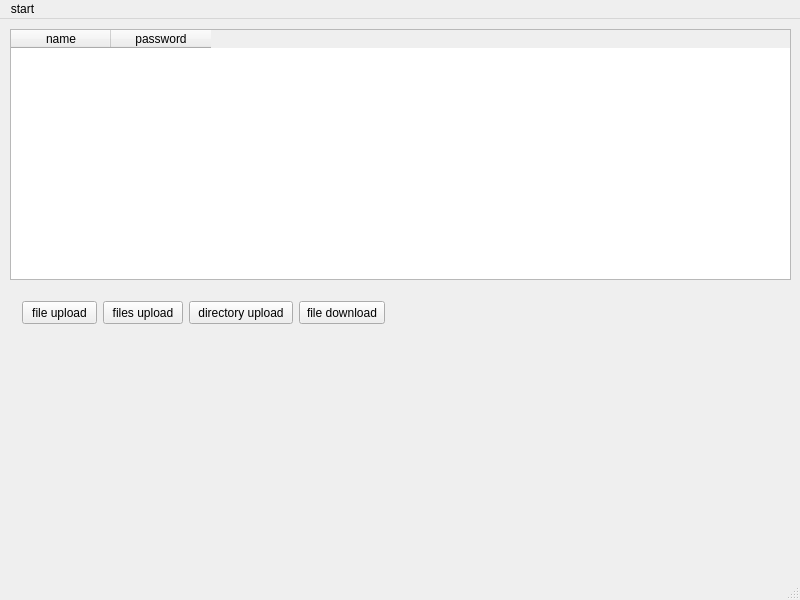
<?xml version="1.0" encoding="UTF-8"?>
<ui version="4.0">
 <class>MainWindow</class>
 <widget class="QMainWindow" name="MainWindow">
  <property name="geometry">
   <rect>
    <x>0</x>
    <y>0</y>
    <width>800</width>
    <height>600</height>
   </rect>
  </property>
  <property name="windowTitle">
   <string>MainWindow</string>
  </property>
  <widget class="QWidget" name="centralwidget">
   <widget class="QTableWidget" name="userList_table">
    <property name="geometry">
     <rect>
      <x>10</x>
      <y>10</y>
      <width>781</width>
      <height>251</height>
     </rect>
    </property>
    <column>
     <property name="text">
      <string>name</string>
     </property>
    </column>
    <column>
     <property name="text">
      <string>password</string>
     </property>
    </column>
   </widget>
   <widget class="QPushButton" name="btn_fileUpload">
    <property name="geometry">
     <rect>
      <x>22</x>
      <y>282</y>
      <width>75</width>
      <height>23</height>
     </rect>
    </property>
    <property name="text">
     <string>file upload</string>
    </property>
   </widget>
   <widget class="QPushButton" name="btn_filesUpload">
    <property name="geometry">
     <rect>
      <x>103</x>
      <y>282</y>
      <width>80</width>
      <height>23</height>
     </rect>
    </property>
    <property name="text">
     <string>files upload</string>
    </property>
   </widget>
   <widget class="QPushButton" name="btn_dirUpload">
    <property name="geometry">
     <rect>
      <x>189</x>
      <y>282</y>
      <width>104</width>
      <height>23</height>
     </rect>
    </property>
    <property name="text">
     <string>directory upload</string>
    </property>
   </widget>
   <widget class="QPushButton" name="btn_fileDownload">
    <property name="geometry">
     <rect>
      <x>299</x>
      <y>282</y>
      <width>86</width>
      <height>23</height>
     </rect>
    </property>
    <property name="text">
     <string>file download</string>
    </property>
   </widget>
  </widget>
  <widget class="QMenuBar" name="menubar">
   <property name="geometry">
    <rect>
     <x>0</x>
     <y>0</y>
     <width>800</width>
     <height>19</height>
    </rect>
   </property>
   <widget class="QMenu" name="menuOpen">
    <property name="title">
     <string>start</string>
    </property>
    <addaction name="actionLog_in"/>
    <addaction name="separator"/>
   </widget>
   <addaction name="menuOpen"/>
  </widget>
  <widget class="QStatusBar" name="statusbar"/>
  <action name="actionLog_in">
   <property name="text">
    <string>log-in</string>
   </property>
  </action>
  <action name="actionRegister">
   <property name="text">
    <string>register</string>
   </property>
  </action>
  <action name="actionRegister_2">
   <property name="text">
    <string>register</string>
   </property>
  </action>
 </widget>
 <resources/>
 <connections/>
</ui>
